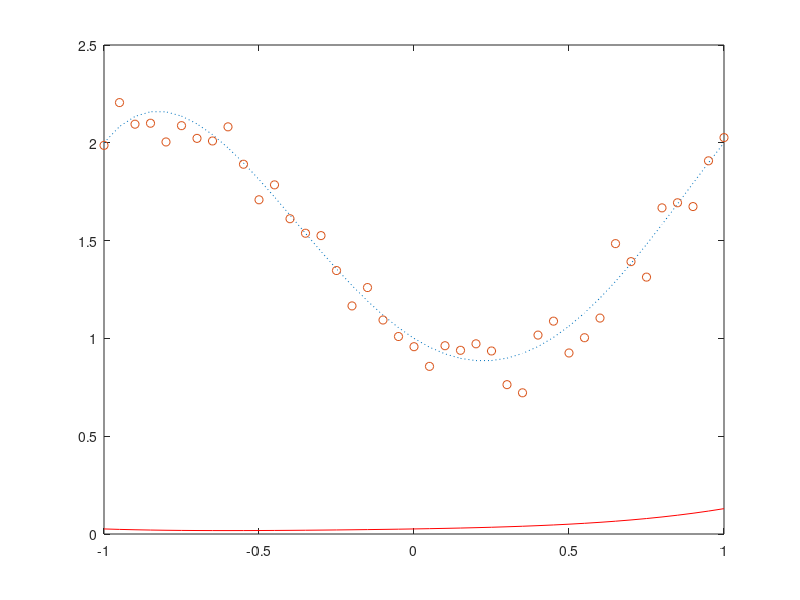

The MATLAB source for this figure:
% file lls2.m
t = (-1:0.05:1)''; % data
p = [-1, 1, 2, -1, 1];
y = polyval(p,t);
plot(t,y,':')
y = y + 0.1*randn(size(y));
hold on
plot(t,y,'o')
A = [ones(size(t)), t, t.^2, t.^3, t.^4]; % matrix A and rhs
b = y;
s = A\b % LLS solution with backslash
plot(t,s(1)+s(2)*t+s(3)*t.^2+s(4)*t.^3+s(5)*t.^4,'r');
hold off
[Q,R] = qr(A,0); % reduced QR decomposition
x = R\(Q'*b)
norm(x-s)